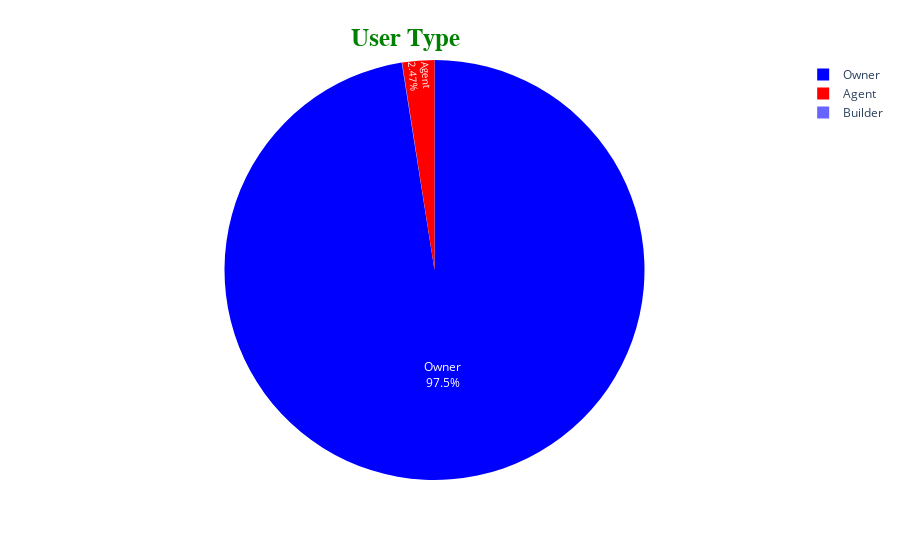

Notebook cell for this chart:
### Code cell
users = df['user_type'].value_counts()
users = dict(users)

fig = px.pie(values=list(users.values()), names=list(users.keys()),
            color_discrete_sequence=px.colors.sequential.Bluered)
fig.update_traces(textposition='inside', textinfo='percent+label')

fig.update_layout(title_text="<b>User Type</b>",
                 title_font_size=25,
                 title_font_color='green',
                 title_font_family='Titillium Web',
                 title_x=0.45,
                 title_y=0.95,
                 title_xanchor='center',
                 title_yanchor='top'
                 )

### Figure 1 — Plotly figure (JSON) as saved in the notebook; plotly's stock layout.template omitted (floating-point values rounded to 4 significant figures)
{"data": [{"domain": {"x": [0, 1], "y": [0, 1]}, "hovertemplate": "label=%{label}<br>value=%{value}<extra></extra>", "labels": ["Owner", "Agent", "Builder"], "legendgroup": "", "name": "", "showlegend": true, "textinfo": "percent+label", "textposition": "inside", "type": "pie", "values": [9726, 246, 3]}], "layout": {"legend": {"tracegroupgap": 0}, "margin": {"t": 60}, "piecolorway": ["rgb(0,0,255)", "rgb(255,0,0)"], "title": {"font": {"color": "green", "family": "Titillium Web", "size": 25}, "text": "<b>User Type</b>", "x": 0.45, "xanchor": "center", "y": 0.95, "yanchor": "top"}}}
